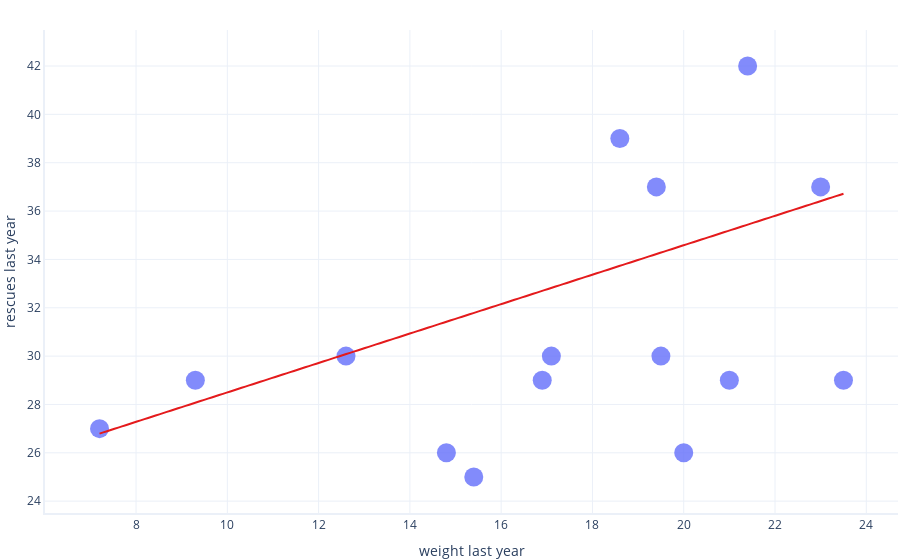

This figure's notebook cell:
### Markdown cell above
# Test Set

Next, we test the same model's performance using the _test set_:

### Code cell
graphing.scatter_2D(test, "weight_last_year", "rescues_last_year", trendline = lambda x: model.params[1] * x + model.params[0])
